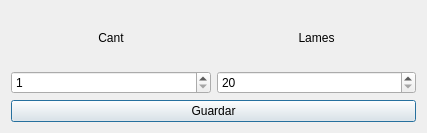
<?xml version="1.0" encoding="UTF-8"?>
<ui version="4.0">
 <class>newLamesDiag</class>
 <widget class="QDialog" name="newLamesDiag">
  <property name="geometry">
   <rect>
    <x>0</x>
    <y>0</y>
    <width>427</width>
    <height>133</height>
   </rect>
  </property>
  <property name="windowTitle">
   <string>Dialog</string>
  </property>
  <layout class="QGridLayout" name="gridLayout">
   <item row="0" column="0">
    <layout class="QVBoxLayout" name="verticalLayout_3">
     <item>
      <layout class="QHBoxLayout" name="horizontalLayout">
       <item>
        <layout class="QVBoxLayout" name="verticalLayout">
         <item>
          <widget class="QLabel" name="label">
           <property name="text">
            <string>Cant</string>
           </property>
           <property name="alignment">
            <set>Qt::AlignCenter</set>
           </property>
          </widget>
         </item>
         <item>
          <widget class="QSpinBox" name="spinBox">
           <property name="minimum">
            <number>1</number>
           </property>
           <property name="maximum">
            <number>250</number>
           </property>
          </widget>
         </item>
        </layout>
       </item>
       <item>
        <layout class="QVBoxLayout" name="verticalLayout_2">
         <item>
          <widget class="QLabel" name="label_2">
           <property name="text">
            <string>Lames</string>
           </property>
           <property name="alignment">
            <set>Qt::AlignCenter</set>
           </property>
          </widget>
         </item>
         <item>
          <widget class="QSpinBox" name="spinBox_2">
           <property name="minimum">
            <number>20</number>
           </property>
           <property name="maximum">
            <number>42</number>
           </property>
           <property name="singleStep">
            <number>2</number>
           </property>
          </widget>
         </item>
        </layout>
       </item>
      </layout>
     </item>
     <item>
      <widget class="QPushButton" name="pushButton">
       <property name="text">
        <string>Guardar</string>
       </property>
      </widget>
     </item>
    </layout>
   </item>
  </layout>
 </widget>
 <resources/>
 <connections/>
</ui>
